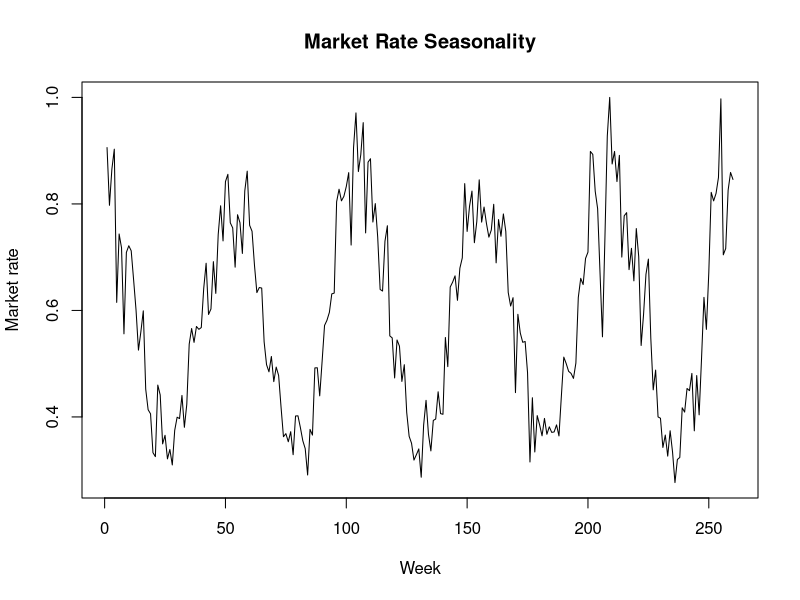
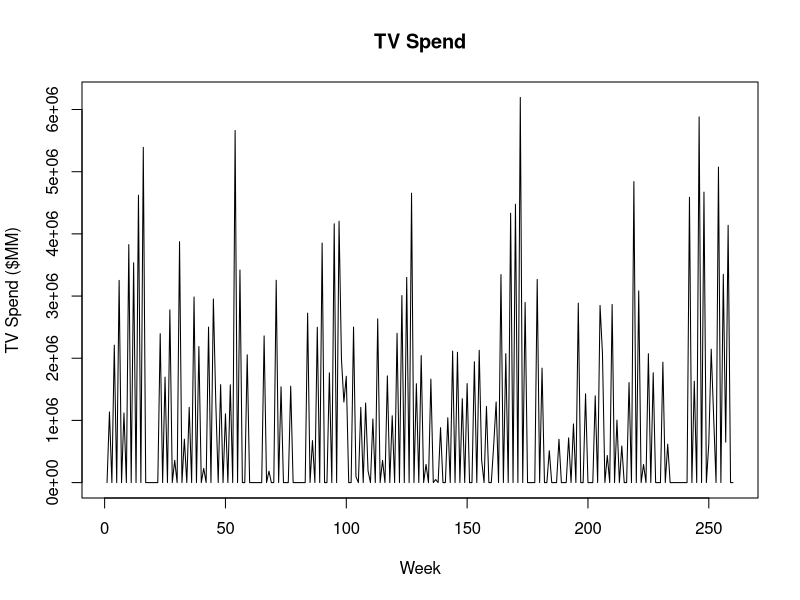
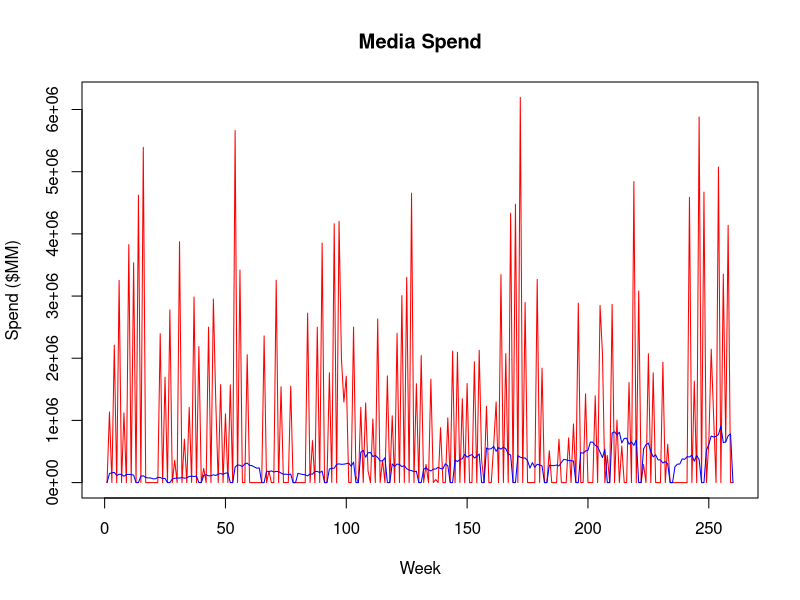
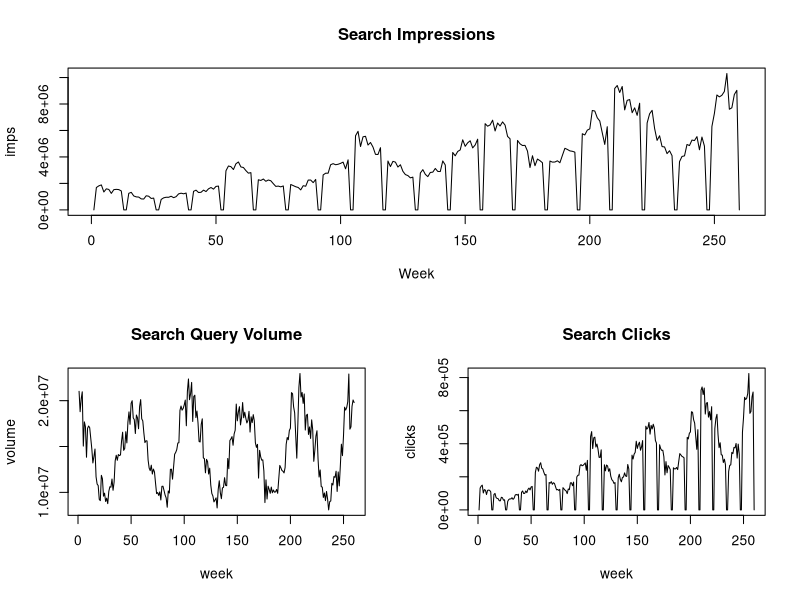
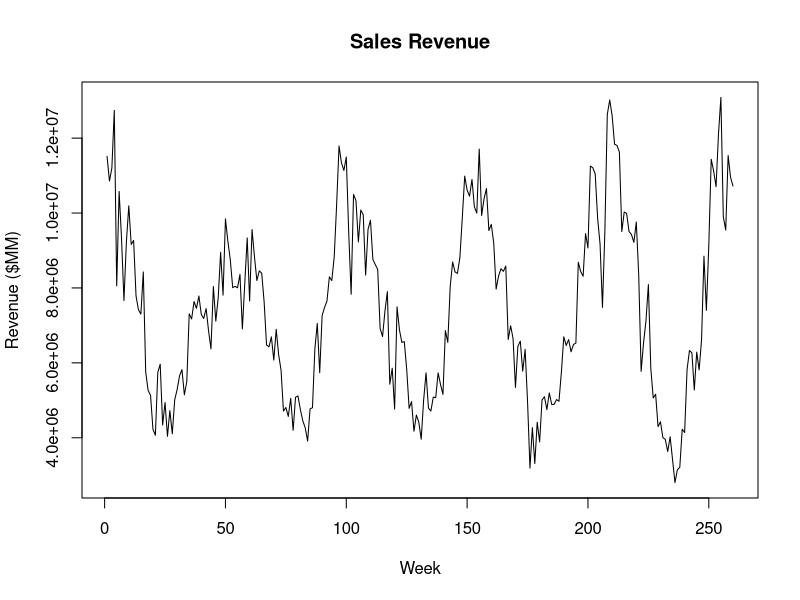

R code for these plots, in order:
#############################################################################
######## Analysis and modeling of the MMM dataset generated with AMSS
#############################################################################

############################################################################
###### Data Pre-processing and plotting
############################################################################
library(ggplot2)

setwd("~/GitHub/MMM/Simple Example")

coffee_data = read.csv("mmm_data_amss_full.csv", header=T)

names(coffee_data)

# plot seasonality
plot(coffee_data$time.index, coffee_data$market.rate, type="l", xlab = "Week", ylab = "Market rate",
     main = "Market Rate Seasonality")

# plot tv spend
plot(coffee_data$time.index, coffee_data$tv.spend, type="l", xlab = "Week", ylab = "TV Spend ($MM)",
     main = "TV Spend")

# plot tv and search spend
plot(coffee_data$tv.spend,type = "l",col = "red", xlab = "Week", ylab = "Spend ($MM)", 
     main = "Media Spend")
lines(coffee_data$search.spend, type = "l", col = "blue")

# plot search impressions, query volume and clicks
layout(matrix(c(1,1,2,3), 2, 2, byrow = TRUE))
plot(coffee_data$search.imps,type = "l",xlab = "Week", ylab = "imps", 
     main = "Search Impressions")
plot(coffee_data$search.query.volume, type = "l",xlab = "week", ylab = "volume",
     main = "Search Query Volume")
plot(coffee_data$search.clicks, type = "l", xlab= "week", ylab = "clicks",
     main = "Search Clicks")

dev.off()

# plot sales
plot(coffee_data$revenue,type = "l",xlab = "Week", ylab = "Revenue ($MM)", 
     main = "Sales Revenue")

# read in the dataset after the burn-in period
coffee_data = read.csv("mmm_data_amss.csv", header=T)

# read the base sales. base sales is generated by setting tv and search spend to zero
coffee_base = read.csv("base_sales.csv", header=T)

# merge base sales to original dataframe
names(coffee_base)[names(coffee_base) == "brand.sales"] <- "base.sales"
coffee = merge(coffee_data, coffee_base$base.sales)
names(coffee)[names(coffee) == "y"] <- "base.sales"

# create additional variables
coffee$tv.seas <- coffee$tv.spend * coffee$base.sales
coffee$search.seas <- coffee$search.spend * coffee$base.sales
coffee$tv.quad <- coffee$tv.spend^(1/2)
coffee$tv.cube <- coffee$tv.spend^(1/3)

# first model
lmcoffeesales <- lm(brand.sales ~ tv.spend + search.spend 
                    + base.sales + tv.seas + search.seas 
                    + tv.quad + tv.cube, data=coffee)

summary(lmcoffeesales)

names(lmcoffeesales)